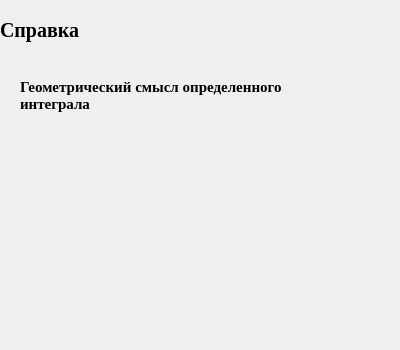
<?xml version="1.0" encoding="UTF-8"?>
<ui version="4.0">
 <class>help_integral</class>
 <widget class="QDialog" name="help_integral">
  <property name="geometry">
   <rect>
    <x>0</x>
    <y>0</y>
    <width>400</width>
    <height>350</height>
   </rect>
  </property>
  <property name="windowTitle">
   <string>Integral_help</string>
  </property>
  <widget class="QLabel" name="label">
   <property name="geometry">
    <rect>
     <x>0</x>
     <y>0</y>
     <width>401</width>
     <height>61</height>
    </rect>
   </property>
   <property name="font">
    <font>
     <family>Times New Roman</family>
     <pointsize>15</pointsize>
     <weight>75</weight>
     <italic>false</italic>
     <bold>true</bold>
    </font>
   </property>
   <property name="cursor">
    <cursorShape>ArrowCursor</cursorShape>
   </property>
   <property name="layoutDirection">
    <enum>Qt::LeftToRight</enum>
   </property>
   <property name="styleSheet">
    <string notr="true">QLabel {
	qproperty-alignment: 'AlignVCenter | AlignCenter';
}</string>
   </property>
   <property name="text">
    <string>Справка</string>
   </property>
  </widget>
  <widget class="QLabel" name="label_2">
   <property name="geometry">
    <rect>
     <x>20</x>
     <y>60</y>
     <width>321</width>
     <height>71</height>
    </rect>
   </property>
   <property name="font">
    <font>
     <family>Times New Roman</family>
     <pointsize>11</pointsize>
     <weight>75</weight>
     <bold>true</bold>
    </font>
   </property>
   <property name="text">
    <string>Геометрический смысл определенного интеграла</string>
   </property>
   <property name="textFormat">
    <enum>Qt::RichText</enum>
   </property>
   <property name="scaledContents">
    <bool>false</bool>
   </property>
   <property name="wordWrap">
    <bool>true</bool>
   </property>
  </widget>
  <widget class="QLabel" name="label_3">
   <property name="geometry">
    <rect>
     <x>10</x>
     <y>120</y>
     <width>381</width>
     <height>211</height>
    </rect>
   </property>
   <property name="text">
    <string/>
   </property>
   <property name="pixmap">
    <pixmap resource="icons.qrc">:/images/Геомсмысл.PNG</pixmap>
   </property>
   <property name="scaledContents">
    <bool>true</bool>
   </property>
  </widget>
 </widget>
 <resources>
  <include location="icons.qrc"/>
 </resources>
 <connections/>
</ui>
